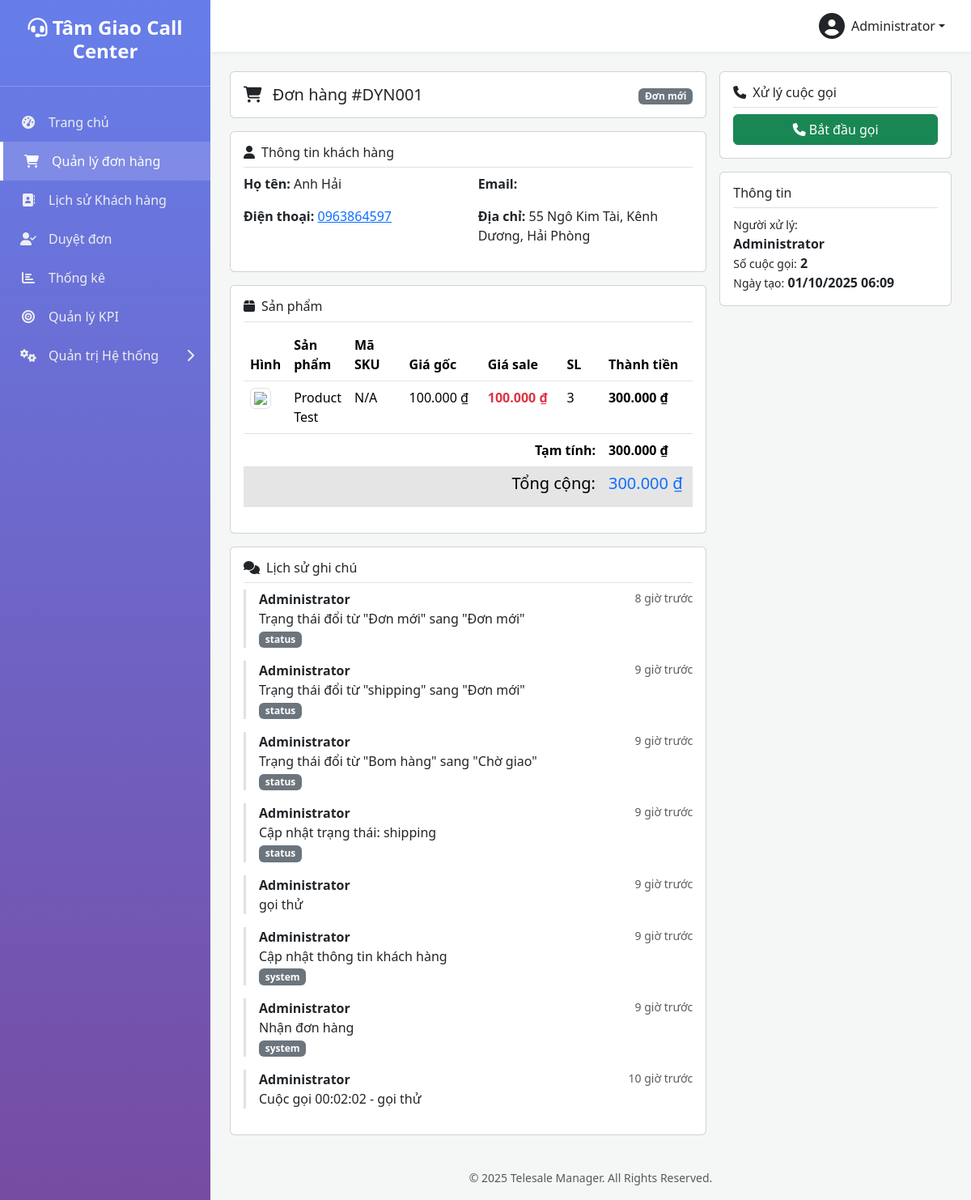
Page /order-detail.php?id=22 (signed in) on the committed database.
### tables this page shows
CREATE TABLE `settings` (
  `setting_key` varchar(100) NOT NULL,
  `setting_value` text DEFAULT NULL
);

CREATE TABLE `users` (
  `id` int(10) UNSIGNED NOT NULL,
  `username` varchar(50) NOT NULL COMMENT 'Tên đăng nhập',
  `password` varchar(255) NOT NULL,
  `full_name` varchar(100) NOT NULL COMMENT 'Họ và tên',
  `email` varchar(100) DEFAULT NULL COMMENT 'Email',
  `phone` varchar(20) DEFAULT NULL COMMENT 'Số điện thoại',
  `role` enum('admin','manager','telesale') NOT NULL DEFAULT 'telesale' COMMENT 'Vai trò: admin, manager, telesale',
  `status` enum('active','inactive','suspended') NOT NULL DEFAULT 'active' COMMENT 'Trạng thái: active, inactive, suspended (bị treo)',
  `avatar` varchar(255) DEFAULT NULL COMMENT 'Đường dẫn ảnh đại diện',
  `last_login_at` datetime DEFAULT NULL COMMENT 'Lần đăng nhập cuối',
  `last_login_ip` varchar(45) DEFAULT NULL COMMENT 'IP đăng nhập cuối',
  `created_at` datetime DEFAULT current_timestamp(),
  `updated_at` datetime DEFAULT current_timestamp() ON UPDATE current_timestamp(),
  `suspension_reason` text DEFAULT NULL,
  `suspension_until` datetime DEFAULT NULL
);

CREATE TABLE `orders` (
  `id` int(10) UNSIGNED NOT NULL,
  `woo_order_id` int(10) UNSIGNED DEFAULT NULL COMMENT 'ID đơn hàng từ WooCommerce (NULL nếu tạo thủ công)',
  `order_number` varchar(50) NOT NULL COMMENT 'Mã đơn hàng',
  `customer_name` varchar(100) NOT NULL,
  `customer_phone` varchar(20) NOT NULL,
  `customer_email` varchar(100) DEFAULT NULL,
  `customer_address` text DEFAULT NULL,
  `total_amount` decimal(15,2) NOT NULL DEFAULT 0.00,
  `currency` varchar(10) DEFAULT 'VND',
  `payment_method` varchar(50) DEFAULT NULL,
  `products` longtext DEFAULT NULL COMMENT 'Danh sách sản phẩm (JSON)' CHECK (json_valid(`products`)),
  `customer_notes` text DEFAULT NULL COMMENT 'Ghi chú của khách',
  `status` varchar(50) DEFAULT 'new',
  `assigned_to` int(10) UNSIGNED DEFAULT NULL COMMENT 'ID nhân viên được gán',
  `manager_id` int(10) UNSIGNED DEFAULT NULL COMMENT 'ID manager đang giám sát đơn',
  `assigned_at` datetime DEFAULT NULL COMMENT 'Thời gian gán',
  `call_count` int(10) UNSIGNED DEFAULT 0,
  `last_call_at` datetime DEFAULT NULL,
  `callback_time` datetime DEFAULT NULL,
  `source` enum('woocommerce','manual') NOT NULL DEFAULT 'woocommerce' COMMENT 'Nguồn đơn hàng',
  `created_by` int(10) UNSIGNED DEFAULT NULL COMMENT 'ID nhân viên tạo đơn thủ công',
  `approval_status` varchar(50) DEFAULT NULL,
  `approved_by` int(10) UNSIGNED DEFAULT NULL COMMENT 'ID admin duyệt đơn',
  `approved_at` datetime DEFAULT NULL,
  `woo_created_at` datetime DEFAULT NULL COMMENT 'Thời gian tạo đơn trên WooCommerce',
  `created_at` datetime DEFAULT current_timestamp(),
  `updated_at` datetime DEFAULT current_timestamp() ON UPDATE current_timestamp(),
  `completed_at` datetime DEFAULT NULL,
  `is_locked` tinyint(1) DEFAULT 0 COMMENT 'Đơn hàng đã khóa sau khi xử lý xong',
  `locked_at` datetime DEFAULT NULL COMMENT 'Thời gian khóa đơn hàng',
  `locked_by` int(10) UNSIGNED DEFAULT NULL COMMENT 'Người khóa đơn hàng'
);

CREATE TABLE `order_status_configs` (
  `status_key` varchar(50) NOT NULL,
  `label` varchar(100) NOT NULL,
  `color` varchar(20) NOT NULL,
  `icon` varchar(50) NOT NULL,
  `sort_order` int(11) NOT NULL DEFAULT 0,
  `logic_json` text NOT NULL,
  `created_by` int(10) UNSIGNED DEFAULT NULL,
  `created_at` datetime DEFAULT current_timestamp(),
  `updated_at` datetime DEFAULT current_timestamp() ON UPDATE current_timestamp()
);

CREATE TABLE `order_notes` (
  `id` int(10) UNSIGNED NOT NULL,
  `order_id` int(10) UNSIGNED NOT NULL,
  `user_id` int(10) UNSIGNED DEFAULT NULL COMMENT 'ID người ghi chú (NULL nếu là hệ thống)',
  `note_type` enum('manual','status','system','assignment') NOT NULL DEFAULT 'manual',
  `content` text NOT NULL,
  `created_at` datetime DEFAULT current_timestamp()
);

### order-detail.php (the view, shortened to what the rows shown need)
<?php
require_once 'functions.php';
$order_id = isset($_GET['id']) ? (int)$_GET['id'] : 0;
$order = get_order($order_id);
$current_user = get_logged_user();
$notes = db_get_results(
    "SELECT n.*, u.full_name, u.username
     FROM order_notes n
     LEFT JOIN users u ON n.user_id = u.id
     WHERE n.order_id = ?
     ORDER BY n.created_at DESC",
    [$order_id]
);
$current_status_label = db_get_var(
    "SELECT label FROM order_status_configs WHERE status_key = ?",
    [$order['status']]
) ?: $order['status'];
include 'includes/header.php';
?>
<div class="row g-3">
    <div class="col-lg-8">
        <div class="card mb-3">
            <div class="card-body">
                <div class="d-flex justify-content-between align-items-center">
                    <h5 class="mb-0">
                        <i class="fas fa-shopping-cart me-2"></i>
                        Đơn hàng #<?php echo htmlspecialchars($order['order_number']); ?>
                    </h5>
                    <div>
                        <span class="badge bg-<?php echo get_status_color($order['status']); ?>">
                            <?php echo $current_status_label; ?>
                        </span>
                    </div>
                </div>
            </div>
        </div>
        <div class="card mb-3">
            <div class="card-body">
                <div id="customerInfo">
                    <div class="row">
                        <div class="col-md-6">
                            <p><strong>Họ tên:</strong> <span id="displayName"><?php echo htmlspecialchars($order['customer_name']); ?></span></p>
                            <p><strong>Điện thoại:</strong>
                                <a href="tel:<?php echo $order['customer_phone']; ?>">
                                    <span id="displayPhone"><?php echo htmlspecialchars($order['customer_phone']); ?></span>
                                </a>
                            </p>
                        </div>
                        <div class="col-md-6">
                            <p><strong>Địa chỉ:</strong> <span id="displayAddress"><?php echo htmlspecialchars($order['customer_address'] ?? 'N/A'); ?></span></p>
                        </div>
                    </div>
                </div>
            </div>
        </div>
        <div class="card mb-3">
            <div class="card-body">
                <div class="table-responsive">
                    <table class="table" id="productsTable">
                        <thead>
                            <tr>
                                <th width="50">Hình</th>
                                <th>Sản phẩm</th>
                                <th width="100">Mã SKU</th>
                                <th width="110">Giá gốc</th>
                                <th width="110">Giá sale</th>
                                <th width="80">SL</th>
                                <th width="120">Thành tiền</th>
                            </tr>
                        </thead>
                    </table>
                </div>
            </div>
        </div>
        <div class="card">
            <div class="card-body">
                <?php if (!empty($notes)): ?>
                <?php foreach ($notes as $note): ?>
                <div class="border-start border-3 ps-3 mb-3">
                    <div class="d-flex justify-content-between">
                        <strong><?php echo htmlspecialchars($note['full_name'] ?? 'Hệ thống'); ?></strong>
                        <small class="text-muted"><?php echo time_ago($note['created_at']); ?></small>
                    </div>
                    <p class="mb-0">
                        <?php
                        if ($note['note_type'] === 'status' && strpos($note['content'], 'Cập nhật trạng thái:') !== false) {
                            $status_key = trim(str_replace('Cập nhật trạng thái:', '', $note['content']));
                            $status_label = db_get_var(
                                "SELECT label FROM order_status_configs WHERE status_key = ?",
                                [$status_key]
                            ) ?: $status_key;
                            echo "Cập nhật trạng thái: " . htmlspecialchars($status_label);
                        } else {
                            echo nl2br(htmlspecialchars($note['content']));
                        }
                        ?>
                    </p>
                    <?php if ($note['note_type']): ?>
                    <span class="badge bg-secondary"><?php echo $note['note_type']; ?></span>
                    <?php endif; ?>
                </div>
                <?php endforeach; ?>
                <?php else: ?>
                <p class="text-muted">Chưa có ghi chú</p>
                <?php endif; ?>
            </div>
        </div>
    </div>
    <div class="col-lg-4">
        <div class="card">
            <div class="card-body">
                <h6 class="border-bottom pb-2">Thông tin</h6>
                <small>Người xử lý:</small><br>
                <?php
                if ($order['assigned_to']) {
                    $user = get_user($order['assigned_to']);
                    echo '<strong>' . htmlspecialchars($user['full_name'] ?? 'N/A') . '</strong>';
                } else {
                    echo '<span class="text-muted">Chưa gán</span>';
                }
                ?><br>
                <small>Số cuộc gọi:</small> <strong><?php echo $order['call_count']; ?></strong><br>
                <small>Ngày tạo:</small> <strong><?php echo format_date($order['created_at']); ?></strong>
            </div>
        </div>
    </div>
</div>
<?php include 'includes/footer.php'; ?>

### includes/header.php (shortened to what the rows shown need)
<?php
$current_user = get_logged_user();
?>
<!DOCTYPE html>
<html lang="vi">
<head>
    <link href="https://cdn.jsdelivr.net/npm/bootstrap@5.3.2/dist/css/bootstrap.min.css" rel="stylesheet">
    <link rel="stylesheet" href="https://cdnjs.cloudflare.com/ajax/libs/font-awesome/6.4.2/css/all.min.css">
</head>
<body>
    <div class="wrapper">
        <nav class="sidebar">
            <div class="sidebar-header">
                <h3><i class="fas fa-headset"></i> <?php echo get_setting('site_name', SITE_NAME); ?></h3>
            </div>
        </nav>
        <div class="main-content">
            <header class="top-navbar d-flex justify-content-end align-items-center">
                <div class="dropdown">
                    <a href="#" class="d-flex align-items-center text-dark text-decoration-none dropdown-toggle" id="dropdownUser" data-bs-toggle="dropdown" aria-expanded="false">
                        <i class="fas fa-user-circle fa-2x me-2"></i>
                        <span><?php echo htmlspecialchars($current_user['full_name']); ?></span>
                    </a>
                </div>
            </header>
            <main class="p-4">

### rows in the picture
settings: setting_value "Tâm Giao Call Center"
users: full_name "Administrator"
orders: order_number "DYN001", status.label "Đơn mới", customer_name "Anh Hải", customer_phone "0963864597", customer_address "55 Ngô Kim Tài, Kênh Dương, Hải Phòng", call_count "2", created_at "01/10/2025 06:09"
order_notes: user.full_name "Administrator", created_at "8 giờ trước", content "Trạng thái đổi từ \"Đơn mới\" sang \"Đơn mới\"", note_type "status"
order_notes: user.full_name "Administrator", created_at "9 giờ trước", content "Trạng thái đổi từ \"shipping\" sang \"Đơn mới\"", note_type "status"
order_notes: user.full_name "Administrator", created_at "9 giờ trước", content "Trạng thái đổi từ \"Bom hàng\" sang \"Chờ giao\"", note_type "status"
order_notes: user.full_name "Administrator", created_at "9 giờ trước", status_label "shipping", note_type "status"
order_notes: user.full_name "Administrator", created_at "9 giờ trước", content "gọi thử"
order_notes: user.full_name "Administrator", created_at "9 giờ trước", content "Cập nhật thông tin khách hàng", note_type "system"
order_notes: user.full_name "Administrator", created_at "9 giờ trước", content "Nhận đơn hàng", note_type "system"
order_notes: user.full_name "Administrator", created_at "10 giờ trước", content "Cuộc gọi 00:02:02 - gọi thử"

### other values in the picture
SITE_NAME "Telesale Manager"
